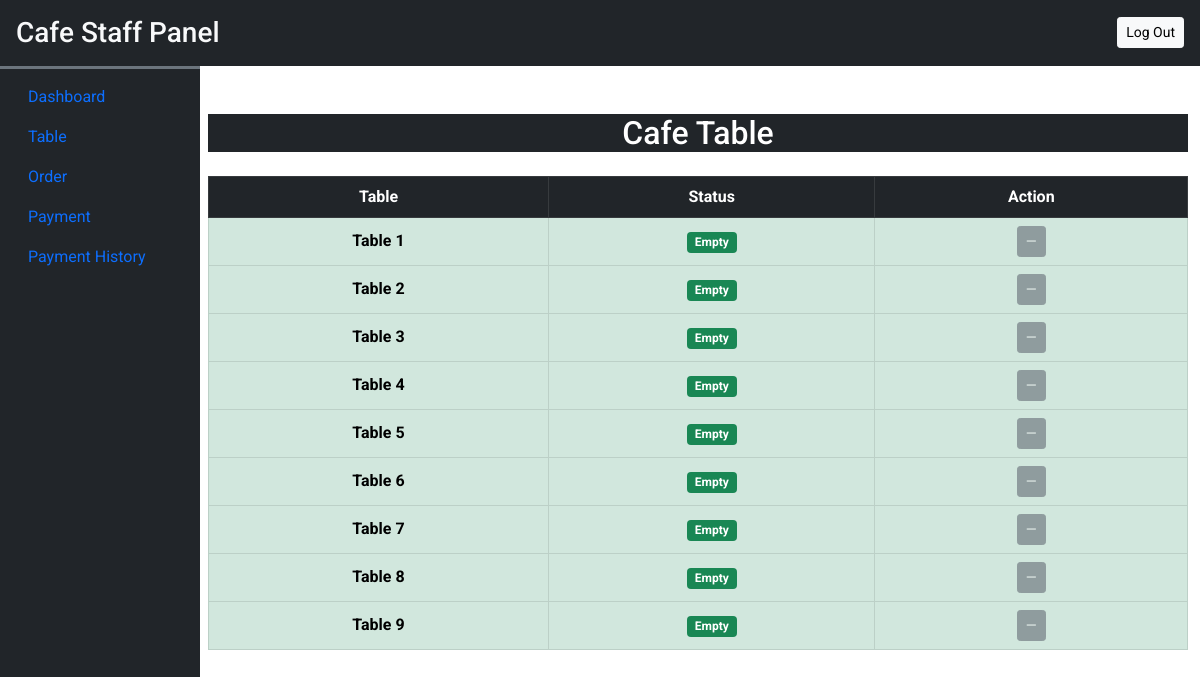
The page /cafefoodordering/admin/table.php on the database its author committed.
### tables this page shows
CREATE TABLE `cafetable` (
  `id` int(50) NOT NULL,
  `tablenumber` int(100) NOT NULL,
  `status` tinyint(1) NOT NULL
);

### cafefoodordering/admin/table.php (the view, shortened to what this page needs)
<?php
    require('inc/config.php');
    $result = $conn->query("SELECT * FROM cafetable");
?>
<!DOCTYPE html>
<html lang="en">
    <head>
        <?php require('inc/link.php')?>
    </head>
    <body>
        <?php require('inc/header.php')?>
        <div class="container-fluid mt-5 ">
            <div class="col-lg-10 overflow-hidden ms-auto">
                <h2 class="mb-4 text-center text-white bg-dark">Cafe Table</h2>
                <div class="scrollable-table">
                    <table class="table table-bordered text-center align-middle">
                        <thead class="table-dark">
                            <tr>
                                <th>Table</th>
                                <th>Status</th>
                                <th>Action</th>
                            </tr>
                        </thead>
                        <tbody>
                            <?php while ($row = $result->fetch_assoc()): ?>
                                <tr class="<?= $row['status'] == 0 ? 'table-success' : 'table-danger' ?>">
                                    <td class="fw-bold">Table <?= htmlspecialchars($row['tablenumber']) ?></td>
                                    <td>
                                        <?php if ($row['status'] == 0): ?>
                                            <span class="badge bg-success">Empty</span>
                                        <?php else: ?>
                                            <span class="badge bg-danger">Taken</span>
                                        <?php endif; ?>
                                    </td>
                                    <td>
                                        <?php if ($row['status'] == 1): ?>
                                            <form method="POST" action="empty_table.php" class="d-inline">
                                                <input type="hidden" name="table_id" value="<?= $row['id'] ?>">
                                                <button type="submit" class="btn btn-warning btn-sm"
                                                        onclick="return confirm('Empty this table?')">
                                                    Empty
                                                </button>
                                            </form>
                                        <?php else: ?>
                                            <button class="btn btn-secondary btn-sm" disabled>—</button>
                                        <?php endif; ?>
                                    </td>
                                </tr>
                            <?php endwhile; ?>
                        </tbody>
                    </table>
                </div>
            </div>
        </div>
    </body>
</html>

### cafefoodordering/admin/css/common.css (style rules this page uses)
:root { --teal:rgb(41, 170, 151); --teal_hover:rgb(23, 97, 86); }
* { font-family: "Roboto", sans-serif; }
.scrollable-table { max-height: 1000px; overflow-y: auto; display: block; }
.table tbody { max-height: 400px; overflow-y: scroll; }
thead { color: white; position: sticky; top: 0; z-index: 1; }

### rows shown on the page
cafetable: tablenumber "1", status "Empty"
cafetable: tablenumber "2", status "Empty"
cafetable: tablenumber "3", status "Empty"
cafetable: tablenumber "4", status "Empty"
cafetable: tablenumber "5", status "Empty"
cafetable: tablenumber "6", status "Empty"
cafetable: tablenumber "7", status "Empty"
cafetable: tablenumber "8", status "Empty"
cafetable: tablenumber "9", status "Empty"
